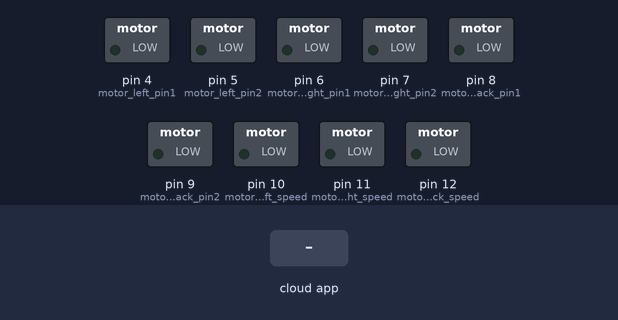
Simulated run of this sketch. Board: Arduino Uno, built with avr-gcc and run on an emulated ATmega328P. Shown: switched loads named in the sketch (green lamp = pin HIGH). The inputs (shaded band) are chosen by the test bench. The ROS host is connected and sends only what is stated.

Above: at 1.2 s.
1.3 s: the phone or cloud app sets linear.x to -100
At 2.5 s:
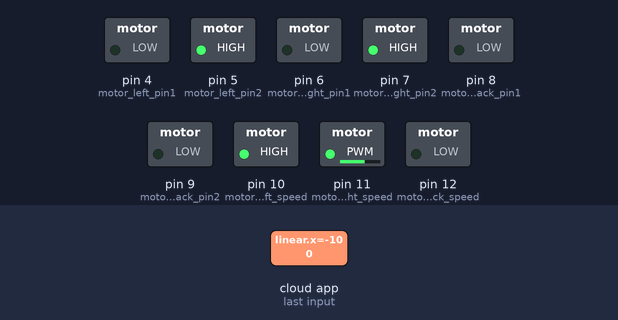
2.8 s: the phone or cloud app sets linear.x to 0
At 3.8 s:
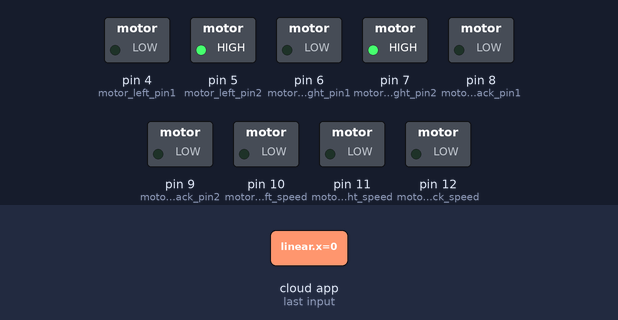
4.3 s: the phone or cloud app sets angular.z to -100
At 4.9 s:
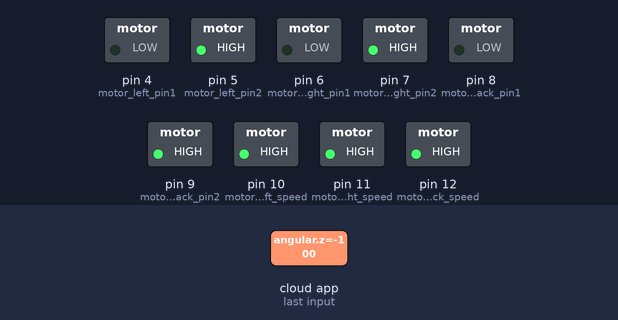
5.8 s: the phone or cloud app sets angular.z to 0
At 6.1 s:
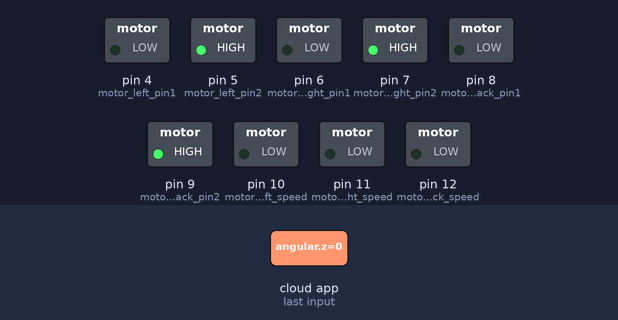
7.3 s: the phone or cloud app sets linear.x to 100
At 8.4 s:
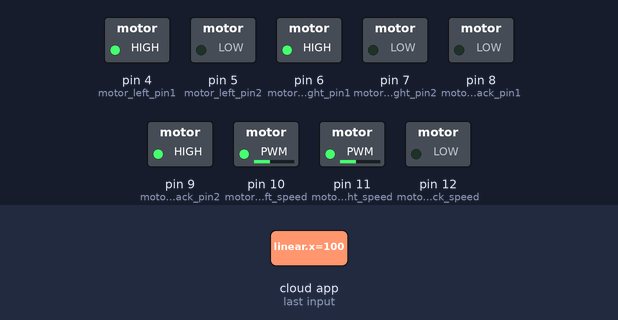
8.8 s: the phone or cloud app sets linear.x to -100
At 9.6 s:
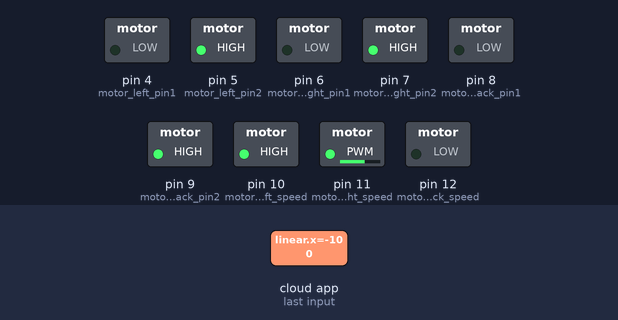
Timing chart, 0 to 11.3 s (numbered marks = the images above; inputs shaded):
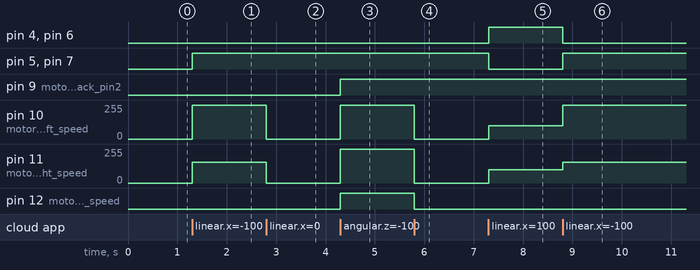

Measured:
- after the input at 1.3 s, pin 5 (motor_left_pin2), pin 7 (motor_right_pin2): LOW → HIGH at once; pin 10 (motor_left_speed): 0/255 → 255/255 at once; pin 11 (motor_right_speed): 0/255 → 156/255 at once
- after the input at 2.8 s, pin 10 (motor_left_speed): 255/255 → 0/255 at once; pin 11 (motor_right_speed): 156/255 → 0/255 at once
- after the input at 4.3 s, pin 9 (motor_back_pin2), pin 12 (motor_back_speed): LOW → HIGH at once; pin 10 (motor_left_speed), pin 11 (motor_right_speed): 0/255 → 255/255 at once
- after the input at 5.8 s, pin 10 (motor_left_speed), pin 11 (motor_right_speed): 255/255 → 0/255 at once; pin 12 (motor_back_speed): HIGH → LOW at once
- after the input at 7.3 s, pin 4 (motor_left_pin1), pin 6 (motor_right_pin1): LOW → HIGH at once; pin 5 (motor_left_pin2), pin 7 (motor_right_pin2): HIGH → LOW at once; pin 10 (motor_left_speed), pin 11 (motor_right_speed): 0/255 → 100/255 at once
- after the input at 8.8 s, pin 4 (motor_left_pin1), pin 6 (motor_right_pin1): HIGH → LOW at once; pin 5 (motor_left_pin2), pin 7 (motor_right_pin2): LOW → HIGH at once; pin 10 (motor_left_speed): 100/255 → 255/255 at once; pin 11 (motor_right_speed): 100/255 → 156/255 at once

The sketch:

1.ino
```cpp
#include "ros.h"
#include "geometry_msgs/Twist.h"


int motor_left_pin1 = 4;
int motor_left_pin2 = 5;
int motor_left_speed = 10;
int motor_right_pin1 = 6;
int motor_right_pin2 = 7;
int motor_right_speed = 11;
int motor_back_pin1 = 8;
int motor_back_pin2 = 9;
int motor_back_speed = 12;

ros::NodeHandle nh;

void velCallback( const geometry_msgs::Twist& vel){

  //ileri
  if(vel.linear.x >0){
    //ileri git.
    analogWrite(motor_left_speed, vel.linear.x*100);
    analogWrite(motor_right_speed, vel.linear.x*100);
    digitalWrite(motor_left_pin1, HIGH);
    digitalWrite(motor_left_pin2, LOW);
    digitalWrite(motor_right_pin1, HIGH);
    digitalWrite(motor_right_pin2, LOW);
    nh.loginfo("ileri");
    }
  else if (vel.linear.x < 0){
    //geri git.
    analogWrite(motor_left_speed, vel.linear.x*100);
    analogWrite(motor_right_speed, vel.linear.x*100);
    digitalWrite(motor_left_pin1, LOW);
    digitalWrite(motor_left_pin2, HIGH);
    digitalWrite(motor_right_pin1, LOW);
    digitalWrite(motor_right_pin2, HIGH);
    nh.loginfo("geri");
    }
  else if (vel.angular.z > 0){
    //sağa don.
    analogWrite(motor_left_speed, 255);
    analogWrite(motor_right_speed, 255);
    analogWrite(motor_back_speed, 255);
    digitalWrite(motor_left_pin1, HIGH);
    digitalWrite(motor_left_pin2, LOW);
    digitalWrite(motor_right_pin1, HIGH);
    digitalWrite(motor_right_pin2, LOW);
    digitalWrite(motor_back_pin1, HIGH);
    digitalWrite(motor_back_pin2, LOW);
    nh.loginfo("saga donus");
    }
  else if (vel.angular.z < 0){
    //sola don.
    analogWrite(motor_left_speed, 255);
    analogWrite(motor_right_speed, 255);
    analogWrite(motor_back_speed, 255);
    digitalWrite(motor_left_pin1, LOW);
    digitalWrite(motor_left_pin2, HIGH);
    digitalWrite(motor_right_pin1, LOW);
    digitalWrite(motor_right_pin2, HIGH);
    digitalWrite(motor_back_pin1, LOW);
    digitalWrite(motor_back_pin2, HIGH);
    nh.loginfo("sola donus");
    }
  else if (vel.linear.x == 0 and vel.angular.z == 0){
    //dur
    analogWrite(motor_left_speed, 0);
    analogWrite(motor_right_speed, 0);
    analogWrite(motor_back_speed, 0);
    nh.loginfo("dur");
    }
  }

ros::Subscriber<geometry_msgs::Twist>sub("cmd_vel", velCallback);


void setup() {
  // put your setup code here, to run once:
  nh.initNode();
  nh.subscribe(sub);

  pinMode(motor_left_pin1, OUTPUT);
  pinMode(motor_left_pin2, OUTPUT);
  pinMode(motor_left_speed, OUTPUT);
  pinMode(motor_right_pin1, OUTPUT);
  pinMode(motor_right_pin2, OUTPUT);
  pinMode(motor_right_speed, OUTPUT);
  pinMode(motor_back_pin1, OUTPUT);
  pinMode(motor_back_pin2, OUTPUT);
  pinMode(motor_back_speed, OUTPUT);

}
//
void loop() {
  // put your main code here, to run repeatedly:

  nh.spinOnce();

}
```
